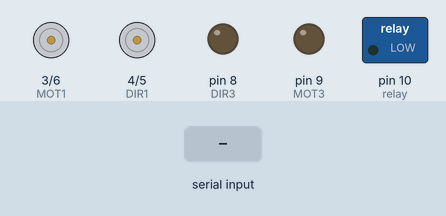
The sketch below on a simulated Arduino Uno, built with avr-gcc and run on an emulated ATmega328P. On the bench: motor-driver pin pairs drawn as motors (green arrow = first pin HIGH = forward, orange = second pin HIGH = backward, longer = more drive), switched loads named in the sketch (green lamp = pin HIGH), output pins drawn as LEDs (lit = HIGH). The inputs (shaded band) are chosen by the test bench. What the sketch prints to the serial monitor is not drawn.

Above: at 1.2 s.
1.3 s: "90,45,200\n" received over Serial
At 2.5 s:
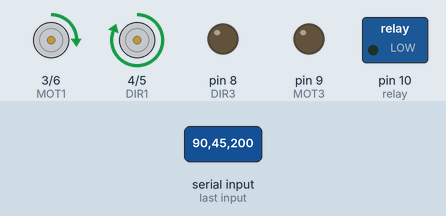
2.8 s: "90,45\n" received over Serial
At 3.9 s:
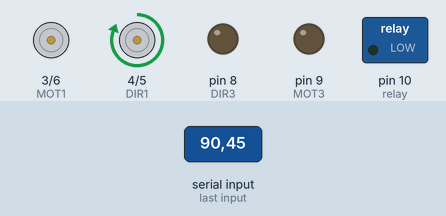
4.3 s: "30,150,10\n" received over Serial
At 5.0 s:
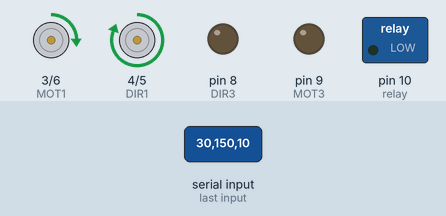
7.3 s: "1,90\n" received over Serial
At 8.4 s:
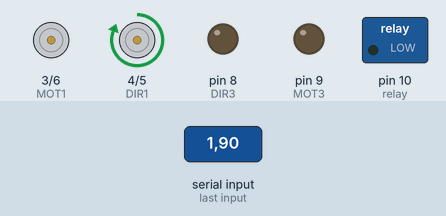
10.3 s: "1,90,45\n" received over Serial
At 10.7 s:
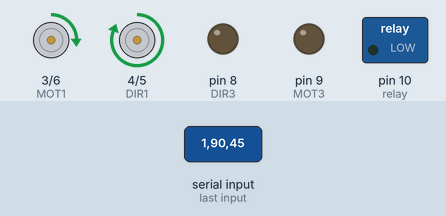
Timing chart, 0 to 12.8 s (numbered marks = the images above; inputs shaded):
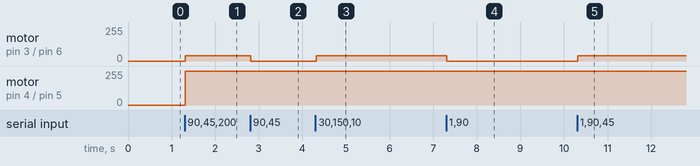

Measured:
- after the input at 1.3 s, motor on pin 3 (MOT1) / pin 6 (MOT2): stopped → forward 40/255 at once; motor on pin 4 (DIR1) / pin 5 (DIR2): stopped → forward 255/255 at once
- after the input at 2.8 s, motor on pin 3 (MOT1) / pin 6 (MOT2): forward 40/255 → stopped at once
- after the input at 4.3 s, motor on pin 3 (MOT1) / pin 6 (MOT2): stopped → forward 40/255 at once
- after the input at 7.3 s, motor on pin 3 (MOT1) / pin 6 (MOT2): forward 40/255 → stopped at once
- after the input at 10.3 s, motor on pin 3 (MOT1) / pin 6 (MOT2): stopped → forward 40/255 at once

The sketch:

sketch_nov8a.ino
```cpp
#include <Arduino.h>
#define Max 75
void send_serial(int left,int right){
  Serial.print(left);
  Serial.print(",");
  Serial.print(right);
  Serial.println();
  delay(200);}


int msg[5] = {0};


void receive_serial() {
  if (Serial.available() > 0) {

    String received_data = Serial.readStringUntil('\n');

    String msgstr[5];   // 改行までのデータを読み込む
    Serial.println(received_data);                          // データをシリアルモニターに表示

    int comma_index1 = received_data.indexOf(',');


                      // 1番目のカンマの位置を検索
    if (comma_index1 != -1)
    {
        msgstr[0] = received_data.substring(0, comma_index1);                            // 1番目の部分文字列を取得
        int comma_index2 = received_data.indexOf(',', comma_index1 + 1);                  // 2番目のカンマの位置を検索
        if (comma_index2 != -1)
        {
            msgstr[1] = received_data.substring(comma_index1 + 1);                      // 2番目の部分文字列を取得
            int comma_index3 = received_data.indexOf(',', comma_index2 + 1);
            if(comma_index3 != -1)                                                       // 3番目のカンマの位置を検索
            {
              msgstr[2] = received_data.substring(comma_index2 + 1);                            // 1番目の部分文字列を取得
              int comma_index4 = received_data.indexOf(',', comma_index3 + 1);
              if (comma_index4 != -1)
              {
                  msgstr[3] = received_data.substring(comma_index3 + 1, comma_index4);   // 3番目の部分文字列を取得
                  msgstr[4] = received_data.substring(comma_index4 + 1);                 // 4番目の部分文字列を取得
              }
              else
              {
                  // カンマが3つ未満の場合のエラーハンドリング
                  Serial.println("Error: Less than 2 commas in the inputString.");
              }
        }

        else
        {
            // カンマが2つ未満の場合のエラーハンドリング
            Serial.println("Error: Less than 2 commas in the inputString.");
        }
    }
    else
    {
        // カンマが見つからない場合のエラーハンドリング
        Serial.println("Error: No comma found in the inputString.");
    }

    msg[0] = msgstr[0].toInt();
    msg[1] = msgstr[1].toInt();
    msg[2] = msgstr[2].toInt();
    msg[3] = msgstr[3].toInt();
    msg[4] = msgstr[4].toInt();


      // 文字列を浮動小数点数に変換

      // データをシリアルモニターに表示

  }
}
}

//int なので整数値で設定

int MOT1 = 3;
int DIR1 = 4;
int MOT2 = 6;
int DIR2 = 5;
int MOT3 = 9;
int DIR3 = 8;
int relay = 10;


void setup()
{
  Serial.begin(115200);
  pinMode(MOT1, OUTPUT);
  pinMode(DIR1, OUTPUT);
  pinMode(MOT2, OUTPUT);
  pinMode(DIR2, OUTPUT);
  pinMode(MOT3, OUTPUT);
  pinMode(DIR3, OUTPUT);
  pinMode(relay, OUTPUT);
}


void loop()
{
  receive_serial();

  Serial.print(" msg[0]: ");
  Serial.println(msg[0]);
  Serial.print(" msg[1]: ");
  Serial.print(msg[1]);
  Serial.print(" msg[2]: ");
  Serial.print(msg[2]);
  Serial.print(" msg[3]: ");
  Serial.print(msg[3]);
  Serial.print(" msg[4]: ");
  Serial.print(msg[4]);


  if (msg[1] > 5) {
    analogWrite(MOT1, 40);
    digitalWrite(DIR1, HIGH);
  }
  else if (msg[1] < -5) {
    analogWrite(MOT1, 40);
    digitalWrite(DIR1, LOW);
  }

  else if (msg[3]==0&&msg[2] > 5) {
    analogWrite(MOT2, 75);
    digitalWrite(DIR2, HIGH);
  }

  else if (msg[3]==0&&msg[2] < -5) {
    analogWrite(MOT2, 75);
    digitalWrite(DIR2, LOW);
  }

  else if (msg[3] > 5) {
    analogWrite(MOT3, 30);
    digitalWrite(DIR3, HIGH);
  }
  else if (msg[3] < -5) {
    analogWrite(MOT3, 30);
    digitalWrite(DIR3, LOW);
  }
  //R1R2
  else if (msg[4] > 5) {
    digitalWrite(relay, LOW);

   }
  else if (msg[4] < -5) {
    digitalWrite(relay, HIGH);
   }
  else {
    analogWrite(MOT1, 0);
    analogWrite(MOT2, 0);
    analogWrite(MOT3, 0);

  }

}
```
